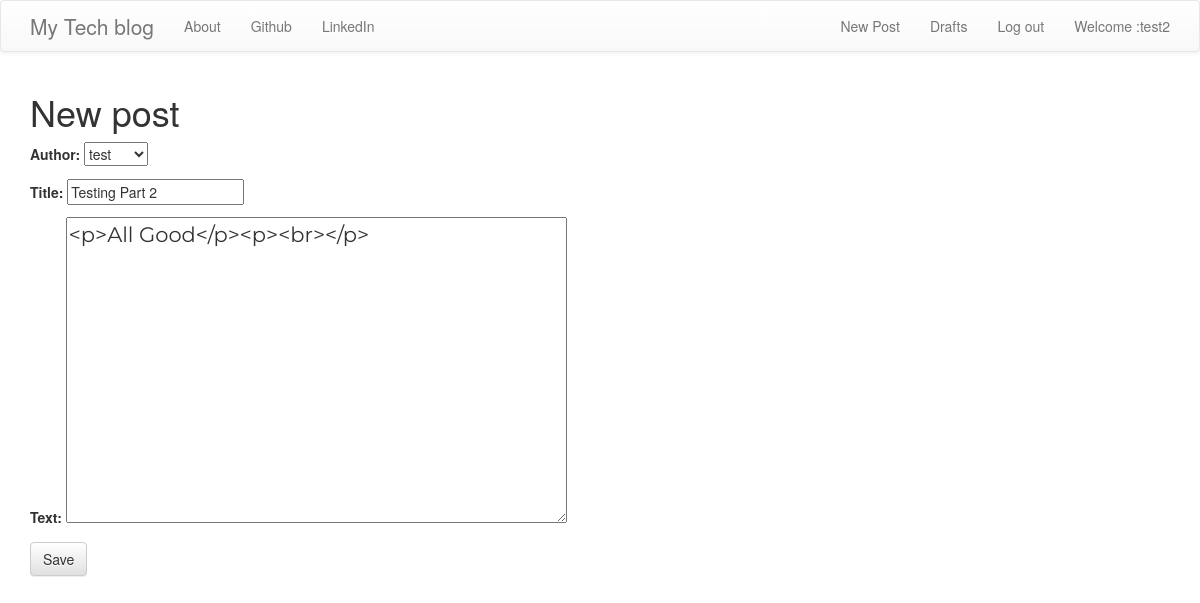
The app's page /post/4/edit/ (signed in) with its own data.
### blog/models.py (models this page shows, shortened)
class Post(models.Model):
    title = models.CharField(max_length=200)
    text = models.TextField()
    create_date = models.DateTimeField(default=timezone.now)
    publish_date = models.DateTimeField(blank=True,null=True)
    author = models.ForeignKey('auth.User', on_delete=models.CASCADE)

### blog/views.py (the view)
# urls.py: re_path(r'^post/(?P<pk>\d+)/edit/$',views.PostUpdateView.as_view(), name= 'post_edit'),
class PostUpdateView(LoginRequiredMixin, UpdateView):
    login_url= '/login/'
    redirect_field_name = 'blog/post_detail.html'
    form_class = PostForm
    model = Post

### blog/forms.py
class PostForm(forms.ModelForm):
    class Meta:
        model= Post
        fields = ('author','title','text')
        widgets={
            'title':forms.TextInput(attrs= {'class':'textinputclass'}),
            'text' :forms.Textarea(attrs= {'class':'editable medium-editor-textarea postcontent'})
        }

### blog/templates/blog/post_form.html (shortened to what this page needs)
{% extends 'blog/base.html' %}
{% block content %}
    <h1>New post</h1>
    <form method="POST" class="post-form">
    {{form.as_p}}
    <button type="submit" class="save btn btn-default">Save</button>
    </form>
{% endblock %}

### blog/templates/blog/base.html (shortened to what this page needs)
<!Doctype HTML>
{% load static %}
<html>
    <head>
        <link rel="stylesheet" href="https://maxcdn.bootstrapcdn.com/bootstrap/3.3.7/css/bootstrap.min.css">
        <link rel="stylesheet" href="https://maxcdn.bootstrapcdn.com/bootstrap/3.3.7/css/bootstrap-theme.min.css">
        <link rel="stylesheet" href="//cdn.jsdelivr.net/medium-editor/latest/css/medium-editor.min.css" type="text/css" media="screen" charset="utf-8">
        <link rel="stylesheet" href="{% static 'css/blog.css' %}">
    </head>
    <body class='loader'>
        <nav class="navbar navbar-default techfont custom-navbar">
              <div class="container">
                <ul class="nav navbar-nav">
                <li><a class='navbar-brand bigbrand' href="{% url 'post_list' %}">My Tech blog</a></li>
                <li><a href="{% url 'about'%}">About</a></li>
                <li><a href="https://github.com/Arpit7272">Github</a></li>
                <li><a href="https://www.linkedin.com/in/arpit-mishra-6b26a5b0/">LinkedIn</a></li>
                </ul>
                <ul class="nav navbar-nav navbar-right">
                    {% if user.is_authenticated %}
                   <li>
                       <a href="{% url 'post_new' %}">New Post</a>
                    </li>
                   <li>
                    <a href="{% url 'post_draft_list' %}">Drafts</a>
                    </li>
                  <li>
                    <a href="{% url 'logout' %}" >Log out</a>
                  </li>
                    <li>
                        <a>Welcome :{{user.username}} </a>
                    </li>
                    {%else %}
                    <li>
                        <a class='nav navbar-right' href="{% url 'login' %}" >
                            <span class="glyphicon glyphicon-user"></span>
                        </a>
                    </li>
                    {%endif %}
                </ul>
              </div>
        </nav>
        <div class="content container">
            <div class="row">
                <div class="col-md-8">
                  <div class="blog_posts">
                    {% block content %}
                    {% endblock %}
                  </div>
                </div>
            </div>
        </div>
    </body>
</html>

### blog/static/css/blog.css (style rules this page uses)
.postcontent { font-family: 'Montserrat'; font-size: 1.5em; }
.bigbrand { font-size: 1.5em; }
.loader { filter:hue-rotate(0deg); color: linear-gradient(45deg,#0f8,#08f); animation:hue 5000ms infinite linear; }

### records on screen
Post: author "test", title "Testing Part 2", text "<p>All Good</p><p><br></p>"

### other values on screen
{{ user.username }} "test2"
